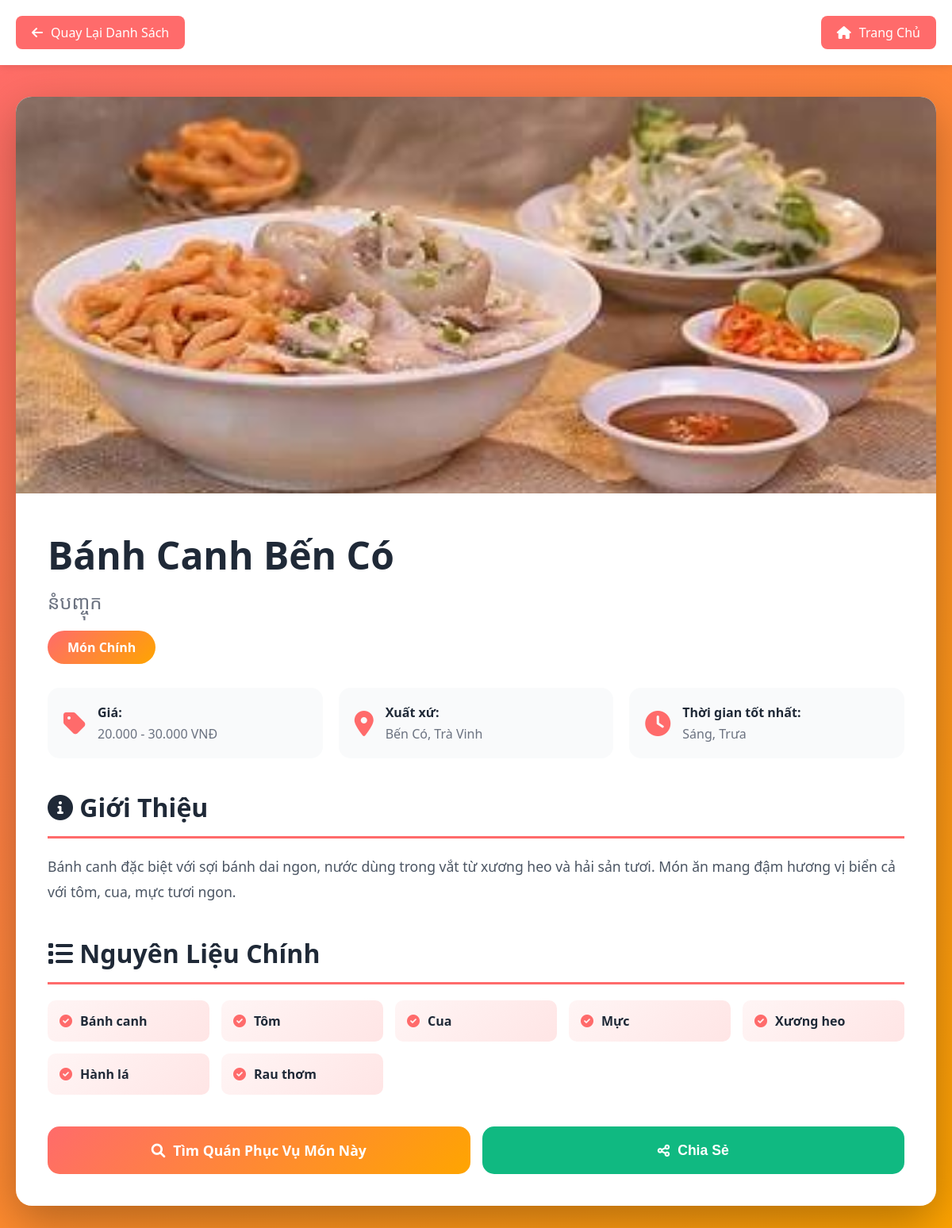
The page /chi-tiet-mon-an.php?id=banh-canh-ben-co on the database its author committed.
### tables this page shows
CREATE TABLE `foods` (
  `food_id` varchar(100) NOT NULL COMMENT 'ID định danh món ăn',
  `name` varchar(255) NOT NULL,
  `name_vi` varchar(255) NOT NULL,
  `name_khmer` varchar(255) NOT NULL,
  `category` varchar(50) DEFAULT NULL,
  `description` text DEFAULT NULL,
  `ingredients` longtext DEFAULT NULL CHECK (json_valid(`ingredients`)),
  `price_range` varchar(50) DEFAULT NULL,
  `image_url` varchar(255) DEFAULT NULL,
  `origin` varchar(100) DEFAULT NULL,
  `best_time` varchar(100) DEFAULT NULL,
  `status` varchar(50) DEFAULT NULL
);

### models/Food.php (called while the page is built, shortened)
<?php
class Food {
    private $conn;
    private $table_name = "foods";
    public $food_id;
    public function __construct($db = null) {
        if ($db) {
            $this->conn = $db;
        } else {
            $database = new Database();
            $this->conn = $database->getConnection();
        }
    }
    public function readOne() {
        $query = "SELECT * FROM " . $this->table_name . "
                 WHERE food_id = :food_id
                 LIMIT 0,1";
        $stmt = $this->conn->prepare($query);
        $stmt->bindParam(':food_id', $this->food_id);
        $stmt->execute();
        $row = $stmt->fetch(PDO::FETCH_ASSOC);
        if ($row) {
            $this->name = $row['name'];
            $this->name_khmer = $row['name_khmer'];
            $this->category = $row['category'];
            $this->description = $row['description'];
            $this->ingredients = $row['ingredients'];
            $this->price_range = $row['price_range'];
            $this->image_url = $row['image_url'];
            $this->origin = $row['origin'];
            $this->best_time = $row['best_time'];
            return true;
        }
        return false;
    }
}
?>

### chi-tiet-mon-an.php (the view, shortened to what this page needs)
<?php
require_once 'config/database.php';
require_once 'models/Food.php';
$foodId = isset($_GET['id']) ? $_GET['id'] : '';
try {
    $database = new Database();
    $db = $database->getConnection();
    $food = new Food($db);
    $food->food_id = $foodId;
    if (!$food->readOne()) {
        header('Location: am-thuc-dynamic.php');
        exit();
    }
    $ingredients = json_decode($food->ingredients, true) ?? [];
} catch (Exception $e) {
    $error = $e->getMessage();
}
?>
<!DOCTYPE html>
<html lang="vi">
<head>
    <link href="https://cdnjs.cloudflare.com/ajax/libs/font-awesome/6.0.0/css/all.min.css" rel="stylesheet">
</head>
<body>
    <div class="header">
        <div class="header-content">
            <a href="am-thuc-dynamic.php" class="back-btn">
                <i class="fas fa-arrow-left"></i>
                Quay Lại Danh Sách
            </a>
            <a href="index.php" class="back-btn">
                <i class="fas fa-home"></i>
                Trang Chủ
            </a>
        </div>
    </div>
    <div class="container">
        <div class="detail-card">
            <img src="<?php echo htmlspecialchars($food->image_url ?? 'images/placeholder-food.jpg'); ?>"
                 alt="<?php echo htmlspecialchars($food->name); ?>"
                 class="hero-image"
                 onerror="this.src='images/placeholder-food.jpg'">
            <div class="content">
                <div class="title-section">
                    <h1 class="food-name"><?php echo htmlspecialchars($food->name); ?></h1>
                    <?php if (!empty($food->name_khmer)): ?>
                    <div class="food-name-khmer"><?php echo htmlspecialchars($food->name_khmer); ?></div>
                    <?php endif; ?>
                    <span class="category-badge">
                        <?php
                        $catNames = [
                            'mon-chinh' => 'Món Chính',
                            'mon-an-vat' => 'Món Ăn Vặt',
                            'banh-ngot' => 'Bánh Ngọt',
                            'do-uong' => 'Đồ Uống'
                        ];
                        echo $catNames[$food->category] ?? 'Món ăn';
                        ?>
                    </span>
                </div>
                <div class="info-grid">
                    <div class="info-item">
                        <i class="fas fa-tag info-icon"></i>
                        <div class="info-content">
                            <strong>Giá:</strong>
                            <span><?php echo htmlspecialchars($food->price_range ?? 'Liên hệ'); ?></span>
                        </div>
                    </div>
                    <div class="info-item">
                        <i class="fas fa-map-marker-alt info-icon"></i>
                        <div class="info-content">
                            <strong>Xuất xứ:</strong>
                            <span><?php echo htmlspecialchars($food->origin ?? 'Trà Vinh'); ?></span>
                        </div>
                    </div>
                    <div class="info-item">
                        <i class="fas fa-clock info-icon"></i>
                        <div class="info-content">
                            <strong>Thời gian tốt nhất:</strong>
                            <span><?php echo htmlspecialchars($food->best_time ?? 'Cả ngày'); ?></span>
                        </div>
                    </div>
                </div>
                <div class="section">
                    <h2 class="section-title">
                        <i class="fas fa-info-circle"></i>
                        Giới Thiệu
                    </h2>
                    <div class="description">
                        <?php echo nl2br(htmlspecialchars($food->description)); ?>
                    </div>
                </div>
                <?php if (!empty($ingredients)): ?>
                <div class="section">
                    <h2 class="section-title">
                        <i class="fas fa-list"></i>
                        Nguyên Liệu Chính
                    </h2>
                    <div class="ingredients-list">
                        <?php foreach ($ingredients as $ingredient): ?>
                        <div class="ingredient-item">
                            <i class="fas fa-check-circle"></i>
                            <?php echo htmlspecialchars($ingredient); ?>
                        </div>
                        <?php endforeach; ?>
                    </div>
                </div>
                <?php endif; ?>
                <div class="action-buttons">
                    <a href="tim-quan-an.php?food_type=<?php echo urlencode($food->food_id); ?>"
                       class="btn btn-primary">
                        <i class="fas fa-search"></i>
                        Tìm Quán Phục Vụ Món Này
                    </a>
                    <button onclick="shareFood()" class="btn btn-secondary">
                        <i class="fas fa-share-alt"></i>
                        Chia Sẻ
                    </button>
                </div>
            </div>
        </div>
    </div>
</body>
</html>

### chi-tiet-mon-an.php (style rules this page uses)
* { margin: 0; padding: 0; box-sizing: border-box; }
body { font-family: 'Segoe UI', Tahoma, Geneva, Verdana, sans-serif; background: linear-gradient(135deg, #ff6b6b 0%, #ffa500 100%); min-height: 100vh; }
.header { background: white; padding: 20px; box-shadow: 0 2px 10px rgba(0, 0, 0, 0.1); }
.header-content { max-width: 1200px; margin: 0 auto; display: flex; justify-content: space-between; align-items: center; }
.back-btn { display: inline-flex; align-items: center; gap: 10px; padding: 10px 20px; background: #ff6b6b; color: white; text-decoration: none; border-radius: 8px; transition: all 0.3s; }
.container { max-width: 1200px; margin: 40px auto; padding: 0 20px; }
.detail-card { background: white; border-radius: 20px; overflow: hidden; box-shadow: 0 20px 60px rgba(0, 0, 0, 0.3); }
.hero-image { width: 100%; height: 500px; object-fit: cover; }
.content { padding: 40px; }
.title-section { margin-bottom: 30px; }
.food-name { font-size: 3em; color: #1f2937; margin-bottom: 10px; }
.food-name-khmer { font-size: 1.5em; color: #6b7280; margin-bottom: 20px; }
.category-badge { display: inline-block; background: linear-gradient(135deg, #ff6b6b 0%, #ffa500 100%); color: white; padding: 10px 25px; border-radius: 25px; font-weight: 600; }
.info-grid { display: grid; grid-template-columns: repeat(auto-fit, minmax(250px, 1fr)); gap: 20px; margin: 30px 0; }
.info-item { background: #f9fafb; padding: 20px; border-radius: 15px; display: flex; align-items: center; gap: 15px; }
.info-icon { font-size: 2em; color: #ff6b6b; }
.info-content strong { display: block; color: #1f2937; margin-bottom: 5px; }
.info-content span { color: #6b7280; }
.section { margin: 40px 0; }
.section-title { font-size: 2em; color: #1f2937; margin-bottom: 20px; padding-bottom: 15px; border-bottom: 3px solid #ff6b6b; }
.description { color: #4b5563; line-height: 1.8; font-size: 1.1em; }
.ingredients-list { display: grid; grid-template-columns: repeat(auto-fill, minmax(200px, 1fr)); gap: 15px; }
.ingredient-item { background: linear-gradient(135deg, #fff5f5 0%, #ffe5e5 100%); padding: 15px; border-radius: 10px; display: flex; align-items: center; gap: 10px; color: #1f2937; font-weight: 600; }
.ingredient-item i { color: #ff6b6b; }
.action-buttons { display: flex; gap: 15px; margin-top: 40px; }
.btn { flex: 1; padding: 18px; border: none; border-radius: 15px; font-size: 1.1em; font-weight: 600; cursor: pointer; transition: all 0.3s; text-decoration: none; text-align: center; display: flex; align-items: center; justify-content: center; gap: 10px; }
.btn-primary { background: linear-gradient(135deg, #ff6b6b 0%, #ffa500 100%); color: white; }
.btn-secondary { background: #10b981; color: white; }

### rows shown on the page
foods: image_url (picture), name "Bánh Canh Bến Có", name_khmer "នំបញ្ចុក", category "Món Chính", price_range "20.000 - 30.000 VNĐ", origin "Bến Có, Trà Vinh", best_time "Sáng, Trưa", description "Bánh canh đặc biệt với sợi bánh dai ngon, nước dùng trong vắt từ xương heo và hải sản tươi. Món ăn mang đậm hương vị biển cả với tôm, cua, mực tươi ngon.", ingredients "Bánh canh", ingredients "Tôm", ingredients "Cua", ingredients "Mực", ingredients "Xương heo", ingredients "Hành lá", ingredients "Rau thơm"
